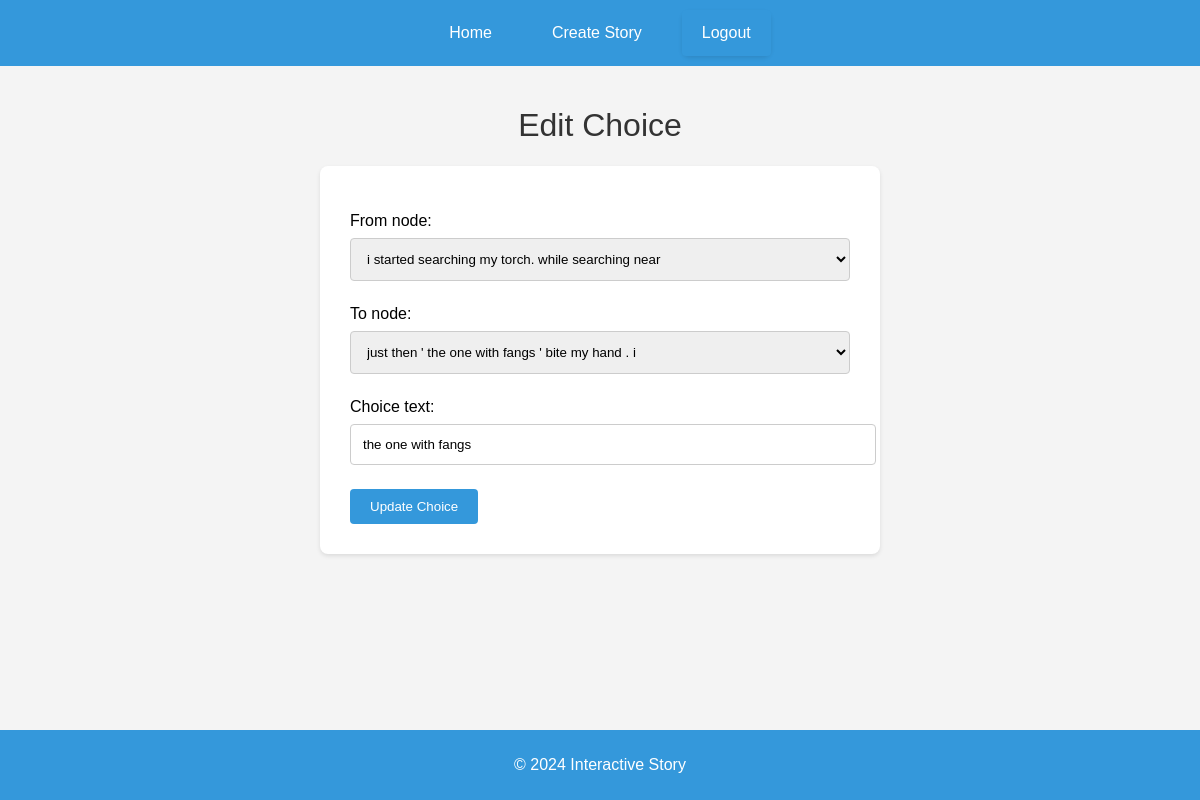
Page /stories/choice/1/edit/ (signed in) on the committed database.
### stories/models.py (models this page shows, shortened)
class StoryChoice(models.Model):
    from_node = models.ForeignKey(StoryNode, related_name='choices_from', on_delete=models.CASCADE)
    to_node = models.ForeignKey(StoryNode, related_name='choices_to', on_delete=models.CASCADE)
    choice_text = models.CharField(max_length=200)

### stories/views.py (the view)
# urls.py: path('choice/<int:choice_id>/edit/', views.edit_story_choice, name='edit_story_choice'),
@login_required
def edit_story_choice(request, choice_id):
    choice = get_object_or_404(StoryChoice, pk=choice_id)
    if request.method == 'POST':
        form = StoryChoiceForm(request.POST, instance=choice)
        if form.is_valid():
            form.save()
            return redirect('node_detail', node_id=choice.from_node.id)
    else:
        form = StoryChoiceForm(instance=choice)
    return render(request, 'stories/edit_story_choice.html', {'form': form, 'choice': choice})

### stories/forms.py
class StoryChoiceForm(forms.ModelForm):
    class Meta:
        model = StoryChoice
        fields = ['from_node', 'to_node', 'choice_text']

### stories/models.py (called while the page is built)
    def __str__(self):
        return self.text[:50]

### stories/templates/stories/edit_story_choice.html (shortened to what this page needs)
{% extends 'base.html' %}
{% block content %}
<h1>Edit Choice</h1>
<form method="post">
    {{ form.as_p }}
    <button type="submit">Update Choice</button>
</form>
{% endblock %}

### interactivestoryapp/static/css/style.css (style rules this page uses)
body { font-family: Arial, sans-serif; background-color: #f4f4f4; margin: 0; padding: 0; }
h1, h2, h3 { color: #333; text-align: center; font-weight: 300; }
form { background: white; padding: 30px; border-radius: 8px; box-shadow: 0 2px 4px rgba(0, 0, 0, 0.1); max-width: 500px; margin: 20px auto; }
form input[type="text"], form input[type="password"], form textarea, form select { width: 100%; padding: 12px; margin: 8px 0; border-radius: 4px; border: 1px solid #ccc; }
form button { background-color: #3498db; color: white; padding: 10px 20px; border: none; border-radius: 4px; cursor: pointer; }

### rows in the picture
StoryChoice: from_node "i started searching my torch. while searching near", to_node "just then ' the one with fangs ' bite my hand . i", choice_text "the one with fangs"
